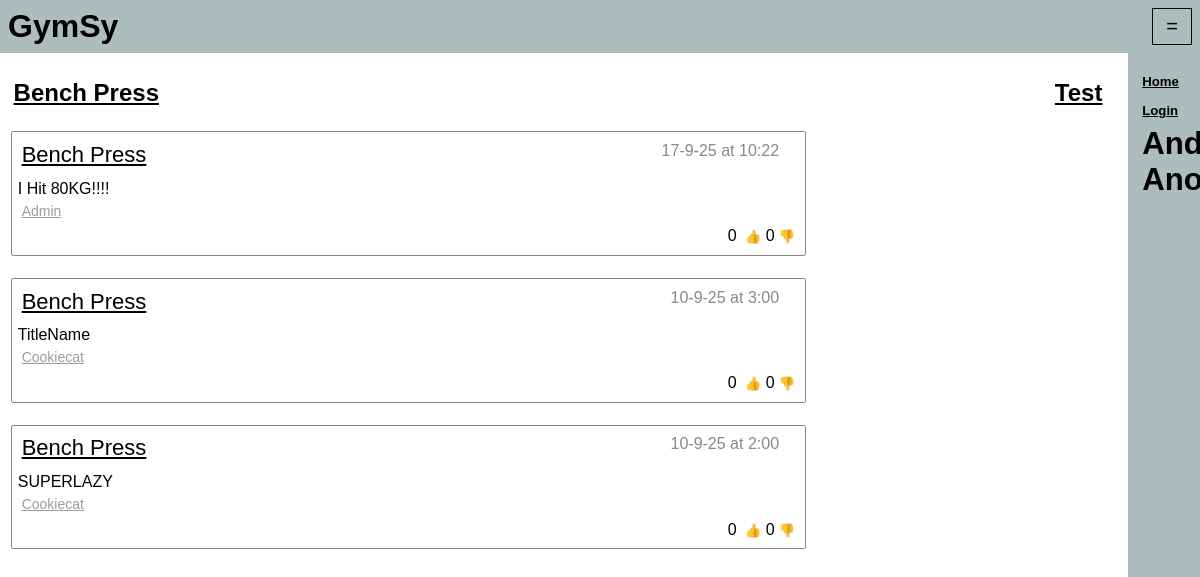
/exercise/1, run on an earlier commit of the app's database.
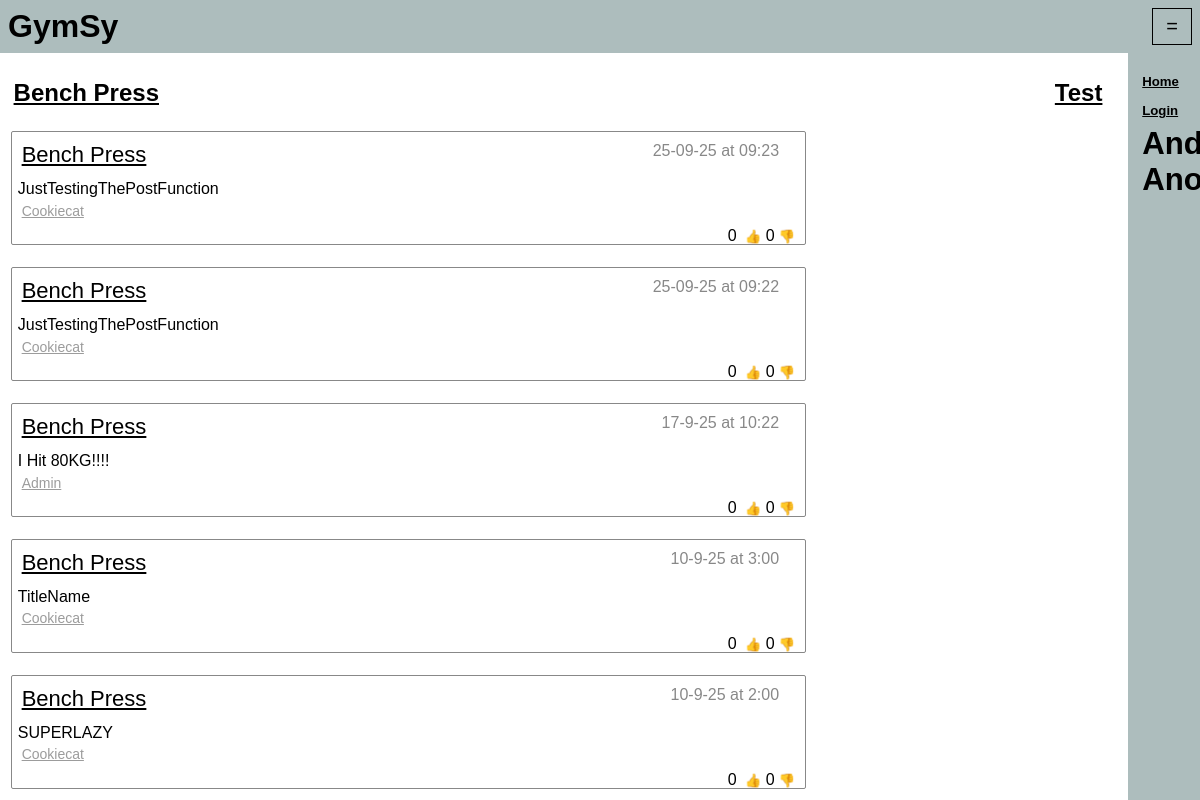
And on a later commit of the database.
### tables this page shows
CREATE TABLE "Excersise" (
	"ExcersiseID"	INTEGER UNIQUE,
	"MuscleID"	INTEGER,
	"ExcersiseName"	TEXT,
	PRIMARY KEY("ExcersiseID"),
	FOREIGN KEY("MuscleID") REFERENCES "MuscleGroup"("MuscleID")
);

CREATE TABLE "Post" (
	"PostID"	INTEGER UNIQUE,
	"PostContent"	TEXT,
	"ExcersiseID"	INTEGER,
	"AccountID"	INTEGER,
	"Likes"	INTEGER,
	"Dislikes"	INTEGER, "Title" TEXT, "Date" TEXT, "Time" TEXT,
	PRIMARY KEY("PostID"),
	FOREIGN KEY("AccountID") REFERENCES "Account"("AccountID"),
	FOREIGN KEY("ExcersiseID") REFERENCES "Excersise"("ExcersiseID")
);

CREATE TABLE "Account" (
	"AccountID"	INTEGER UNIQUE,
	"Name"	TEXT,
	"Username"	TEXT UNIQUE,
	"Password"	TEXT,
	"Admin"	INTEGER,
	PRIMARY KEY("AccountID")
);

### app.py (the view)
@app.route("/exercise/<ExId>")
def ShowExersise(ExId):
    Id = cache.get("id")
    if Id == None:
        Id = 0
        cache.set("id",0)
    return render_template("excersise.html",ID = Id,
                           Username = DatabaseHandler.GetUsernameFromID(Id),
                           Data = DatabaseHandler.GetPostsFromExcersise(ExId)
                           )

### Database/DatabaseHandler.py (called while the page is built)
def GetPostsFromExcersise(ID: int):
    with sqlite3.connect("Database/GymsyDatabase.db") as Connection:
        Cursor = Connection.cursor()
        Result = Cursor.execute(SqlCommands.GetPostsFromExcersiseID.ReturnQuery(ID)).fetchall()
        return Result

def GetUsernameFromID(ID: int ):
    with sqlite3.connect("Database/GymsyDatabase.db") as Connection:
        Cursor = Connection.cursor()
        Result = Cursor.execute(SqlCommands.GetUsernameFromID.ReturnQuery(ID)).fetchone()
        if Result is not None:
            return Result[0]
        return Result

### Database/SqlCommands.py (called while the page is built)
    def ReturnQuery(self,NewContent: list = []):
        if type(NewContent) != list:
            NewContent = [NewContent]
        if len(NewContent) == len(self.Additions):
            return self.Query.format(*NewContent)
        else:
            return "ERROR"

### app.py (called while the page is built)
@app.after_request
def after_request(response):
    response.headers["Cache-Control"] = "no-cache, no-store, must-revalidate,public, max-age=0"
    response.headers['X-UA-Compatible'] = 'IE=Edge,chrome=1'
    response.cache_control.max_age = 0
    return response

### templates/excersise.html (shortened to what this page needs)
{% extends 'index.html' %}
{% block content %}
<div style = "display:flex;flex-direction = column;width = 100%;justify-content: space-between;">
<h2>
{{Data[0][6]}}
</h2>
<h2>
Test
</h2>
</div>
	{%for data in Data%}
<div class = "post">
    <div class = "title">
        <a class = "postTitleText" style= "font-size: min(2.2vmax,22px); text-decoration: underline" href = "/exercise/{{data[3]}}">{{data[6]}}</a>
        <p style="margin-left: auto; margin-top: 0;color: #888888">{{data[9]}} at {{data[8]}}</p>
    </div>
    <a class = "postTitleText" href = "/post/{{data[0]}}">{{data[1]}}</a>
    <div>
        <a class = "postUsername" href = "/users/{{data[7]}}">{{data[7]}}</a>
    </div>
    <div class = "likeBar">
        {{data[4]}} <button class = "likeButton" id="Like:{{data[0]}}">&nbsp👍</button> {{data[5]}}<button class = "likeButton" id="Dislike:{{data[0]}}">&nbsp👎</button>
    </div>
	</div>
	{%endfor%}
{% endblock %}

### templates/Index.html (shortened to what this page needs)
<!DOCTYPE html>
<html lang="en">
<head>
    <link rel="stylesheet" href="{{url_for('static', filename='styles/Style.css')}}" />
</head>
<header>
    <h1> <a href="/home" style=" color: #000000; text-decoration: none;  ">
        GymSy
    </a>
	</h1>
	<h1>
        <button class = "cornerButton" onclick="SwapBar()">
            <large>=</large>
        </button>
    </h1>
</header>
<body class="body">
<main id = "Main">
{% block content %}{% endblock %}
</main>
<div class="sidebar" id = "SideBar">
    <Sidebar>
		<h1>
	<a class = "sideBarButton" href="/home">Home</a>
	</h1>
	<h1>
	{%if ID == 0%}
	<a class = "sideBarButton" href="/login">Login</a>
	{%elif ID != 0%}
	<a class = "sideBarButton" href="/accountsettings">Account</a>
	{%endif%}
	</h1>
	<h1>
	And Another
	</h1>
    </Sidebar>
</div>
</body>
</html>

### templates/static/styles/Style.css (style rules this page uses)
html { font-size: 16px; margin: 0; height: 100%; font-family: Helvetica, Arial, sans-serif; }
header { position: fixed; padding-top: 0; top: 0; min-height: 5%; background-color: #adbdbd ; display: flex; justify-content: space-between; width: 100%; margin: 0 auto 0 auto; }
body { margin: 0; background-color: #FFFFFF; height: 100%; display: flex; }
sidebar { display: block; padding: 0.4%; right: 0; top:5%; height: 100%; font-size: min(1.3vmax,17px); }
.sidebar { position: fixed; background-color: #adbdbd ; top:53px; right: 0; width: 5%; margin-left:auto ; height: 100%; display:var(--Display,block); transform-origin:right center; animation-fill-mode:forwards; }
main { display: flex; flex-direction: column; width: 93%; margin: 65px 0 0; }
h1 { margin: 0.5rem; display: flex; color: #000000; }
h2 { text-decoration: underline; margin: 0.5rem; }
p { margin: 1rem; color: #000000; display: flex; }
div { padding: 0.5% 0.5% 0.5% 0.5%; }
button.cornerButton { width: 40px; background-color: #adbdbd; border: 1px solid #000000; }
large { font-size: 20px }
button { background-color: #d8bdd3 }
div.post { display: flex; flex-direction: column; width: 70%; min-height: 1%; height: auto; border: 1px solid #888888; border-radius: 2px; margin: 1%; text-overflow: revert; word-break: break-all; }
div.likeBar { margin-top: auto; margin-left: auto; }
a.postTitleText { color: #000000; width: 60%; font-size: min(1.8vmax,16px); text-decoration: none; text-transform: capitalize; padding: 0; }
a.postUsername { margin-top: 1%; width: 70%; font-size: 14px; text-decoration: underline; text-transform: capitalize; color: #9c9c9c; padding: 0; }
button.likeButton { padding: 0; border: none; background: none; }
div.title { display: flex; flex-direction: row; text-overflow: ellipsis; width: auto; margin-bottom: 0; }
a.sideBarButton { display: block; padding: 0; border: none; background: none; color: #000000;  text-decoration: underline; font-size: min(20px,1.1vmax); margin-top: 0.5em; }

What changed in the data, as far as the page shows it:
added Post: ExcersiseName "Bench Press", Date "25-09-25", Time "09:23", Title "JustTestingThePostFunction", Username "Cookiecat", Likes "0", Dislikes "0"
added Post: ExcersiseName "Bench Press", Date "25-09-25", Time "09:22", Title "JustTestingThePostFunction", Username "Cookiecat", Likes "0", Dislikes "0"
